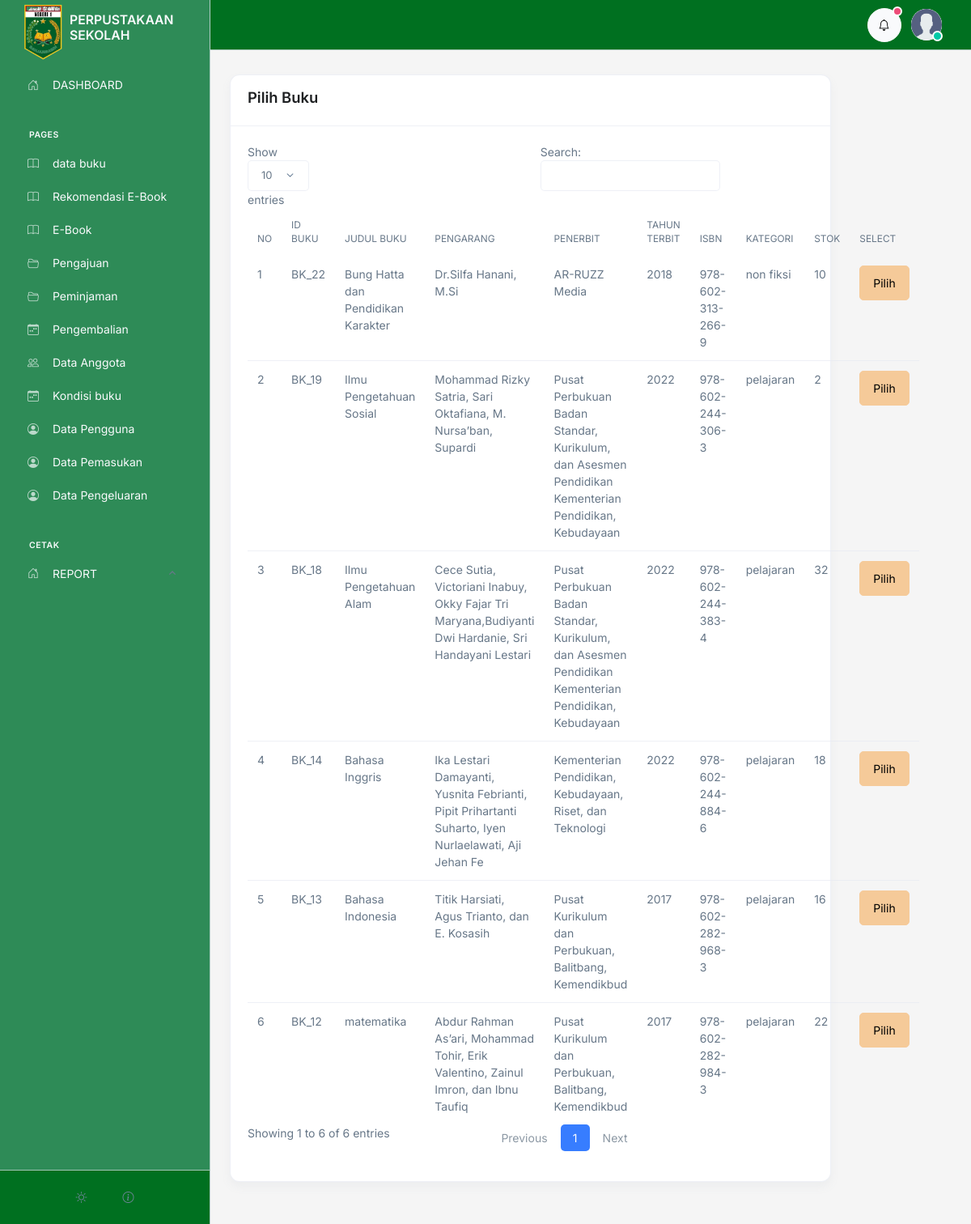
Before: /admin/kondisi_buku/tambah.php (signed in) with the older database file.
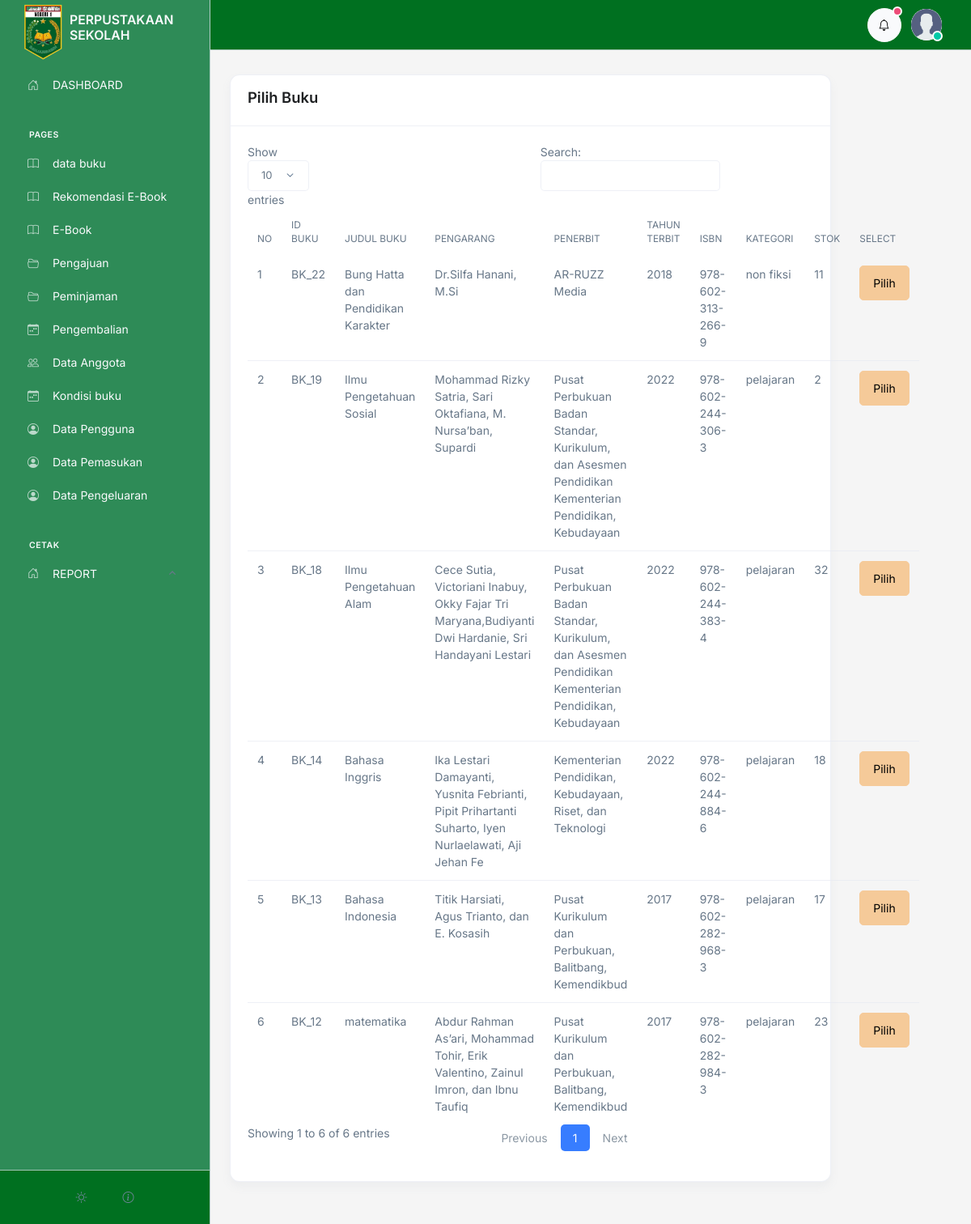
After: the same page with the newer database file.
### tables this page shows
CREATE TABLE `buku` (
  `id` int(11) NOT NULL,
  `id_kategori` int(11) DEFAULT 1,
  `tanggal` varchar(50) NOT NULL,
  `judul` varchar(200) NOT NULL,
  `pengarang` varchar(100) NOT NULL,
  `penerbit` varchar(100) NOT NULL,
  `tahun_terbit` varchar(50) NOT NULL,
  `isbn` varchar(200) NOT NULL,
  `jumlah` int(10) NOT NULL,
  `lokasi` varchar(200) NOT NULL,
  `deskripsi` text NOT NULL,
  `image` text NOT NULL
);

CREATE TABLE `kategori` (
  `id` int(100) NOT NULL,
  `nama` varchar(100) NOT NULL
);

### admin/controller.php (called while the page is built, shortened)
<?php
$conn = mysqli_connect('localhost', 'root', '', 'perpustakaan');
function all($table)
{
   $query = "SELECT * FROM $table ORDER BY id DESC";
   global $conn;
   $rows = [];
   $result = mysqli_query($conn, $query);
   while ($row = mysqli_fetch_assoc($result)) {
      $rows[] = $row;
   }
   return $rows;
}
function hasOne($id_relation, $table_relation, $field)
{
   $conn = mysqli_connect('localhost', 'root', '', 'perpustakaan');
   $query = "SELECT $field FROM $table_relation WHERE id = $id_relation";
   $result = mysqli_query($conn, $query);
   $row = mysqli_fetch_array($result, MYSQLI_ASSOC);
   if ($row) {
      return $row[$field];
   } else {
      return null;
   }
}

### admin/kondisi_buku/tambah.php (the view, shortened to what this page needs)
<?php include '../controller.php';
include '../template/header.php';
$peminjam = all("buku");
$no = 1;
?>
<div class="container">
   <div class="col-10 my-4">
      <div class="card">
         <div class="card-header">
            <h3>Pilih Buku</h3>
         </div>
         <div class="card-body">
            <table class="table" id="table">
               <thead class="mt-3">
                  <tr>
                     <th>NO</th>
                     <th>ID Buku</th>
                     <th>JUDUL BUKU</th>
                     <th>PENGARANG</th>
                     <th>PENERBIT</th>
                     <th>TAHUN TERBIT</th>
                     <th>ISBN</th>
                     <th>KATEGORI</th>
                     <th>STOK</th>
                     <th>SELECT</th>
                  </tr>
               </thead>
               <tbody>
                  <?php foreach ($peminjam as $book) :   ?>
                     <tr>
                        <td><?= $no++; ?></td>
                        <td>BK_<?= $book['id']; ?></td>
                        <td><?= $book['judul']; ?></td>
                        <td><?= $book['pengarang']; ?></td>
                        <td><?= $book['penerbit']; ?></td>
                        <td><?= $book['tahun_terbit']; ?></td>
                        <td><?= $book['isbn']; ?></td>
                        <td><?= hasOne($book['id_kategori'], 'kategori', 'nama') ?></td>
                        <td><?= $book['jumlah']; ?></td>
                        <td><a class="btn btn-warning" href="form.php?id_peminjam=<?= $book['id']; ?>">Pilih</a></td>
                     </tr>
                  <?php endforeach  ?>
               </tbody>
            </table>
         </div>
      </div>
   </div>
</div>
<?php include '../template/footer.php'  ?>

Changed rows visible on the page:
changed buku "Bung Hatta dan Pendidikan Karakter": jumlah "10" → "11"
changed buku "Bahasa Indonesia": jumlah "16" → "17"
changed buku "matematika": jumlah "22" → "23"
